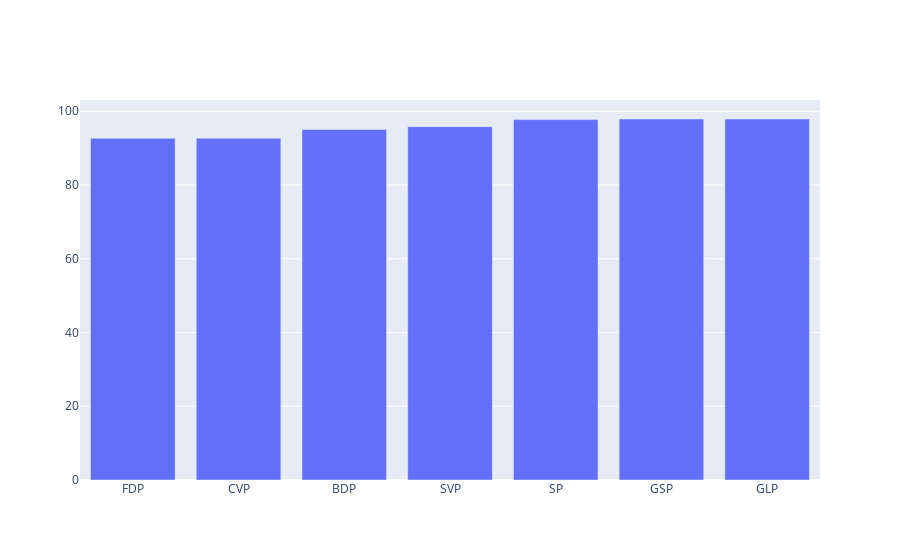

The code cell stored with this chart in its notebook:
### Code cell
factionUnity(data)

### Figure 1 — Plotly figure (JSON) as saved in the notebook; plotly's stock layout.template omitted (floating-point values rounded to 4 significant figures)
{"data": [{"type": "bar", "x": ["FDP", "CVP", "BDP", "SVP", "SP", "GSP", "GLP"], "y": [92.66, 92.67, 95.06, 95.82, 97.74, 97.9, 97.9]}], "layout": {}}
